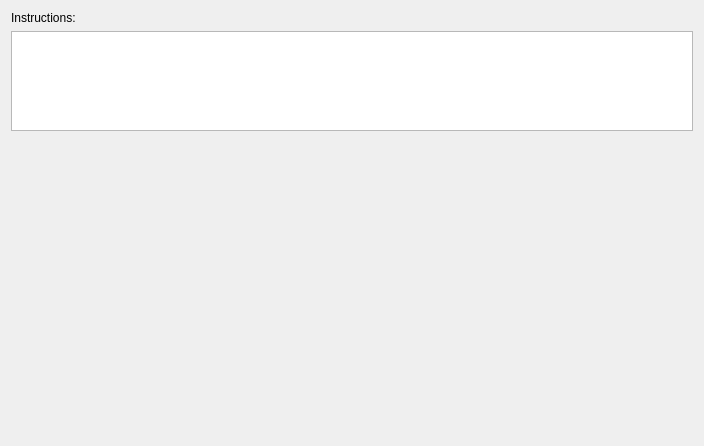
<?xml version="1.0" encoding="UTF-8"?>
<ui version="4.0">
 <class>APW_Page02</class>
 <widget class="QWizardPage" name="APW_Page02">
  <property name="geometry">
   <rect>
    <x>0</x>
    <y>0</y>
    <width>704</width>
    <height>446</height>
   </rect>
  </property>
  <property name="windowTitle">
   <string>WizardPage</string>
  </property>
  <layout class="QVBoxLayout" name="verticalLayout">
   <item>
    <widget class="QLabel" name="instructionsLabel">
     <property name="text">
      <string>Instructions:</string>
     </property>
    </widget>
   </item>
   <item>
    <widget class="QPlainTextEdit" name="instructionsField">
     <property name="maximumSize">
      <size>
       <width>16777215</width>
       <height>100</height>
      </size>
     </property>
    </widget>
   </item>
   <item>
    <spacer name="verticalSpacer">
     <property name="orientation">
      <enum>Qt::Vertical</enum>
     </property>
     <property name="sizeHint" stdset="0">
      <size>
       <width>20</width>
       <height>40</height>
      </size>
     </property>
    </spacer>
   </item>
  </layout>
 </widget>
 <tabstops>
  <tabstop>instructionsField</tabstop>
 </tabstops>
 <resources/>
 <connections/>
</ui>
